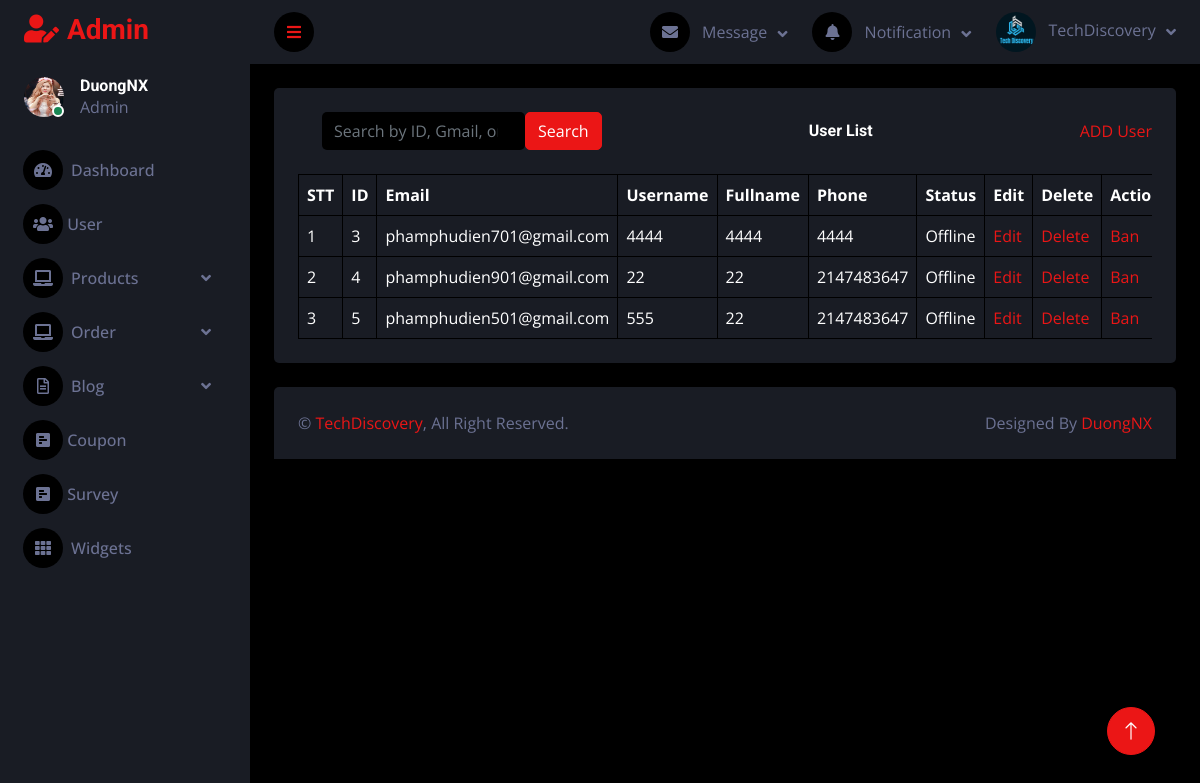
Page /admin/userlist.php on the earlier database version.
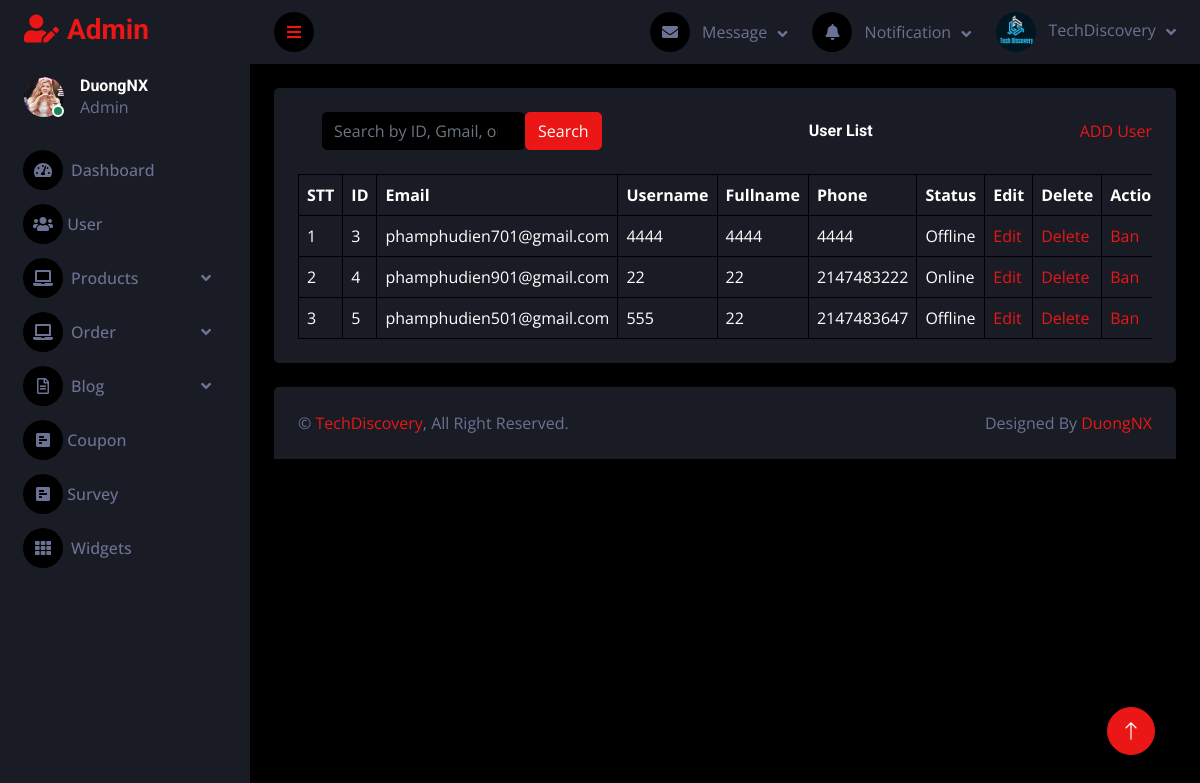
Same page on the later database version.
### tables this page shows
CREATE TABLE `users` (
  `id` int(3) NOT NULL,
  `email` varchar(250) NOT NULL,
  `username` varchar(250) NOT NULL,
  `password` varchar(255) NOT NULL,
  `fullname` varchar(255) NOT NULL,
  `address` varchar(255) NOT NULL,
  `phone` int(10) NOT NULL,
  `verification_code` int(6) NOT NULL,
  `registration_time` datetime NOT NULL DEFAULT current_timestamp(),
  `role` varchar(255) DEFAULT 'user',
  `is_online` tinyint(1) NOT NULL DEFAULT 0,
  `avatar` varchar(50) NOT NULL
);

### admin/userlist.php (the view, shortened to what this page needs)
<?php
include "header.php";
include "sidebar.php";
include "navbar.php";
?>
<?php
$servername = "localhost";
$username = "root";
$password = "";
$dbname = "website_td";
$db = new mysqli($servername, $username, $password, $dbname);
$search = isset($_GET['search']) ? $_GET['search'] : '';
$query = "SELECT * FROM users
          WHERE id LIKE '%$search%' OR email LIKE '%$search%' OR username LIKE '%$search%'";
$show_user = $db->query($query);
?>
<div class="container-fluid pt-4 px-4">
    <div class="bg-secondary text-center rounded p-4">
        <div class="d-flex align-items-center justify-content-between mb-4">
        <form class="d-none d-md-flex ms-4" method="GET" action="userlist.php">
                    <input class="form-control bg-dark border-0" type="search" name="search" placeholder="Search by ID, Gmail, or Username">
                    <button type="submit" class="btn btn-primary">Search</button>
                </form>
            <h6 class="mb-0">User List</h6>
            <a href="userlistadd.php">ADD User</a>
        </div>
        <div class="table-responsive">
            <table class="table text-start align-middle table-bordered table-hover mb-0">
                <thead>
                    <tr class="text-white">
                        <th scope="col">STT</th>
                        <th scope="col">ID</th>
                        <th scope="col">Email</th>
                        <th scope="col">Username</th>
                        <th scope="col">Fullname</th>
                        <th scope="col">Phone</th>
                        <th scope="col">Status</th>
                        <th scope="col">Edit</th>
                        <th scope="col">Delete</th>
                        <th scope="col">Action</th>
                    </tr>
                </thead>
                <body>
                    <?php
                    if ($show_user) {
                        $i = 0;
                        while ($result = $show_user->fetch_assoc()) {
                            if ($result['role'] !== 'admin') {
                                $i++;
                    ?>
                            <tr>
                                <td><?php echo $i ?></td>
                                <td><?php echo $result['id'] ?></td>
                                <td><?php echo $result['email'] ?></td>
                                <td><?php echo $result['username'] ?></td>
                                <td><?php echo $result['fullname'] ?></td>
                                <td><?php echo $result['phone'] ?></td>
                                <td>
                                    <?php
                                    if ($result['is_online'] == 2) {
                                        echo 'Banned';
                                    } else {
                                        echo $result['is_online'] ? 'Online' : 'Offline';
                                    }
                                    ?>
                                </td>
                                <td><a href="../admin/userlistedit.php?id=<?php echo $result['id']; ?>">Edit</a></td>
                                <td>
                                    <a href="userlistdelete.php?id=<?php echo $result['id']; ?>" onclick="return confirmDelete()">Delete</a>
                                </td>
                                <?php if ($result['is_online'] == 2) : ?>
                                    <td><a href="../admin/userlistunbanned.php?id=<?php echo $result['id']; ?>" onclick="confirmUnban(<?php echo $result['id']; ?>)">Unbaned</a></td>
                                <?php else : ?>
                                    <td><a href="../admin/userlistbanned.php?id=<?php echo $result['id']; ?>" onclick="confirmBan(<?php echo $result['id']; ?>)">Ban</a></td>
                                <?php endif; ?>
                            </tr>
                    <?php
                        }
                    }
                }
                    ?>
                </body>
            </table>
        </div>
    </div>
</div>
<?php
include "footer.php";
?>

Differences in the rows shown:
changed users "phamphudien901@gmail.com": phone "2147483647" → "2147483222"; is_online "Offline" → "Online"
